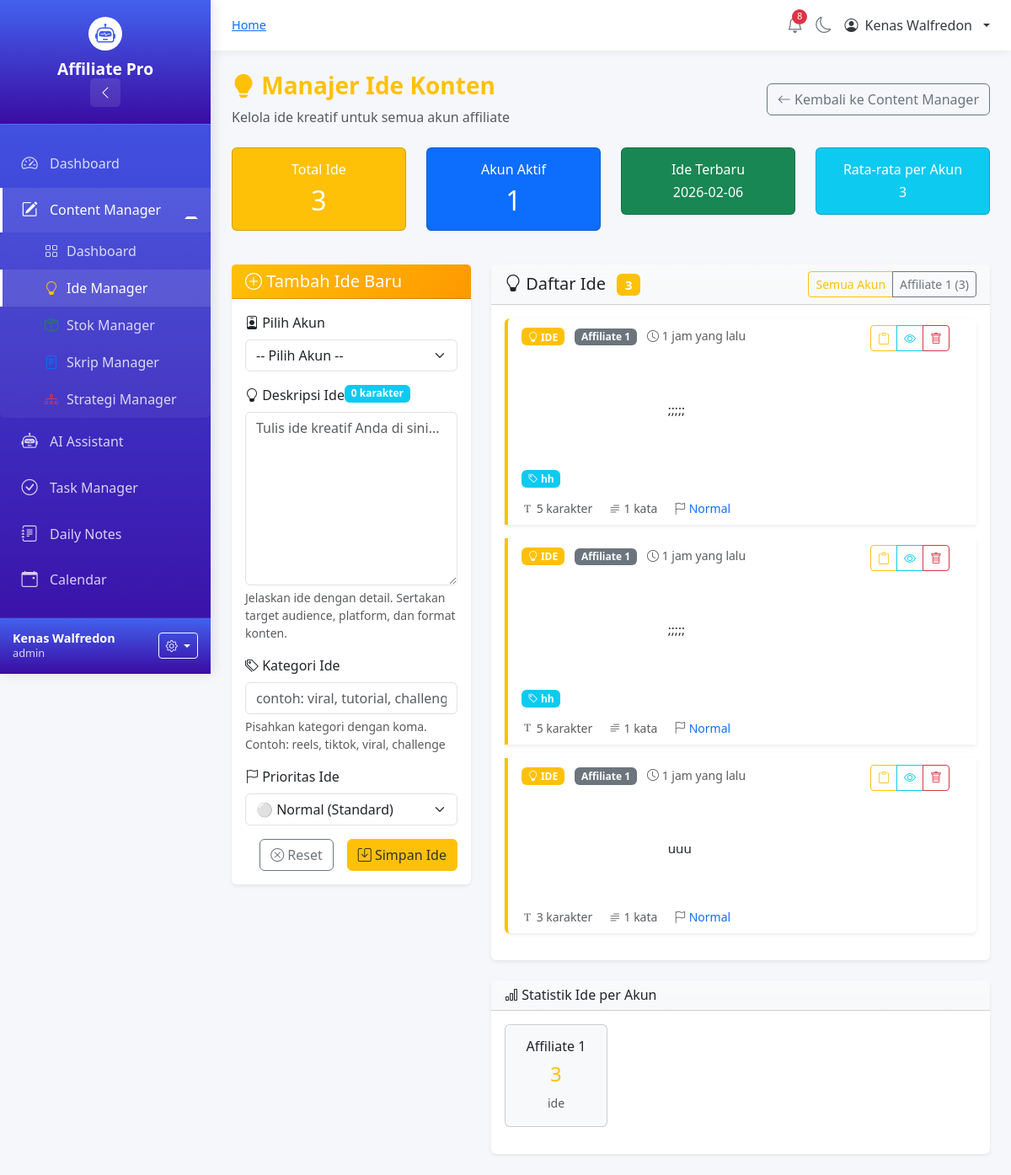
Screenshot of /ide-manager (signed in) with the database file from the repository.
### tables this page shows
CREATE TABLE content (
            id INTEGER PRIMARY KEY AUTOINCREMENT,
            account TEXT NOT NULL,
            category TEXT NOT NULL,
            text TEXT NOT NULL,
            created_at TIMESTAMP DEFAULT CURRENT_TIMESTAMP,
            updated_at TIMESTAMP DEFAULT CURRENT_TIMESTAMP,
            tags TEXT,
            priority TEXT DEFAULT 'normal',
            status TEXT DEFAULT 'active'
        );

### app.py (the view, shortened to what this page needs)
@app.route("/ide-manager", methods=["GET", "POST"])
@login_required
def ide_manager():
    conn = get_db()
    c = conn.cursor()
    c.execute("""
        SELECT id, account, text, created_at, tags, priority
        FROM content
        WHERE category='Ide'
        ORDER BY created_at DESC
    """)
    ide_data = c.fetchall()
    c.execute("""
        SELECT account, COUNT(*) as count
        FROM content
        WHERE category='Ide'
        GROUP BY account
        ORDER BY count DESC
    """)
    ide_counts = c.fetchall()
    conn.close()
    return render_template("ide_manager.html",
                         ide_data=ide_data,
                         ide_counts=ide_counts,
                         accounts=ACCOUNTS)

### templates/ide_manager.html (shortened to what this page needs)
{% extends "base.html" %}
{% block content %}
<div class="ide-manager">
    <div class="row mb-4">
        <div class="col">
            <div class="d-flex justify-content-between align-items-center">
                <div>
                    <h1 class="h3 fw-bold text-warning">
                        <i class="bi bi-lightbulb-fill"></i> Manajer Ide Konten
                    </h1>
                    <p class="text-muted mb-0">Kelola ide kreatif untuk semua akun affiliate</p>
                </div>
                <div>
                    <a href="/content-manager" class="btn btn-outline-secondary">
                        <i class="bi bi-arrow-left"></i> Kembali ke Content Manager
                    </a>
                </div>
            </div>
        </div>
    </div>
    <div class="row mb-4">
        <div class="col-md-3 mb-3">
            <div class="card bg-warning text-white">
                <div class="card-body text-center">
                    <h6 class="card-title">Total Ide</h6>
                    <h2 class="mb-0">{{ ide_data|length }}</h2>
                </div>
            </div>
        </div>
        <div class="col-md-3 mb-3">
            <div class="card bg-primary text-white">
                <div class="card-body text-center">
                    <h6 class="card-title">Akun Aktif</h6>
                    <h2 class="mb-0">{{ ide_counts|length }}</h2>
                </div>
            </div>
        </div>
        <div class="col-md-3 mb-3">
            <div class="card bg-success text-white">
                <div class="card-body text-center">
                    <h6 class="card-title">Ide Terbaru</h6>
                    <h6 class="mb-0">
                        {% if ide_data %}
                            {{ ide_data[0][3][:10] if ide_data[0][3] else '-' }}
                        {% else %}
                            -
                        {% endif %}
                    </h6>
                </div>
            </div>
        </div>
        <div class="col-md-3 mb-3">
            <div class="card bg-info text-white">
                <div class="card-body text-center">
                    <h6 class="card-title">Rata-rata per Akun</h6>
                    <h6 class="mb-0">
                        {% if ide_data|length > 0 and ide_counts|length > 0 %}
                            {{ (ide_data|length / ide_counts|length)|round|int }}
                        {% else %}
                            0
                        {% endif %}
                    </h6>
                </div>
            </div>
        </div>
    </div>
    <div class="row">
        <div class="col-lg-4 mb-4">
            <div class="card shadow-sm border-0 sticky-top" style="top: 20px;">
                <div class="card-header bg-gradient bg-warning text-white">
                    <h5 class="mb-0">
                        <i class="bi bi-plus-circle"></i> Tambah Ide Baru
                    </h5>
                </div>
                <div class="card-body">
                    <form method="POST" action="/add_ide" id="ideForm">
                        <div class="mb-3">
                            <label for="account" class="form-label">
                                <i class="bi bi-person-badge"></i> Pilih Akun
                            </label>
                            <select class="form-select" id="account" name="account" required>
                                <option value="">-- Pilih Akun --</option>
                            </select>
                        </div>
                        <div class="mb-3">
                            <label for="text" class="form-label">
                                <i class="bi bi-lightbulb"></i> Deskripsi Ide
                                <span class="badge bg-info float-end" id="charCount">0 karakter</span>
                            </label>
                            <textarea class="form-control"
                                      id="text"
                                      name="text"
                                      rows="8"
                                      placeholder="Tulis ide kreatif Anda di sini..."
                                      required
                                      oninput="updateCharCount()"></textarea>
                            <div class="form-text">
                                Jelaskan ide dengan detail. Sertakan target audience, platform, dan format konten.
                            </div>
                        </div>
                        <div class="mb-3">
                            <label for="tags" class="form-label">
                                <i class="bi bi-tags"></i> Kategori Ide
                            </label>
                            <input type="text"
                                   class="form-control"
                                   id="tags"
                                   name="tags"
                                   placeholder="contoh: viral, tutorial, challenge, giveaway">
                            <div class="form-text">
                                Pisahkan kategori dengan koma. Contoh: reels, tiktok, viral, challenge
                            </div>
                        </div>
                        <div class="mb-3">
                            <label for="priority" class="form-label">
                                <i class="bi bi-flag"></i> Prioritas Ide
                            </label>
                            <select class="form-select" id="priority" name="priority">
                                <option value="normal" selected>⚪ Normal (Standard)</option>
                            </select>
                        </div>
                        <div class="d-grid gap-2 d-md-flex justify-content-md-end">
                            <button type="reset" class="btn btn-outline-secondary me-2">
                                <i class="bi bi-x-circle"></i> Reset
                            </button>
                            <button type="submit" class="btn btn-warning">
                                <i class="bi bi-save"></i> Simpan Ide
                            </button>
                        </div>
                    </form>
                </div>
            </div>
        </div>
        <div class="col-lg-8">
            <div class="card shadow-sm border-0">
                <div class="card-header bg-gradient bg-light d-flex justify-content-between align-items-center">
                    <h5 class="mb-0">
                        <i class="bi bi-lightbulb"></i> Daftar Ide
                        <span class="badge bg-warning ms-2">{{ ide_data|length }}</span>
                    </h5>
                    <div class="btn-group">
                        <button class="btn btn-sm btn-outline-warning" onclick="filterByAccount('all')">
                            Semua Akun
                        </button>
                        {% for count in ide_counts %}
                        <button class="btn btn-sm btn-outline-secondary" onclick="filterByAccount('{{ count[0] }}')">
                            {{ count[0] }} ({{ count[1] }})
                        </button>
                        {% endfor %}
                    </div>
                </div>
                <div class="card-body">
                    {% if ide_data %}
                    <div class="list-group" id="ideList">
                        {% for item in ide_data %}
                        <div class="list-group-item border-0 mb-3 shadow-sm ide-item"
                             data-account="{{ item[1] }}"
                             data-date="{{ item[3] }}"
                             data-priority="{{ item[5] }}">
                            <div class="d-flex justify-content-between align-items-start">
                                <div class="flex-grow-1 me-3">
                                    <div class="d-flex justify-content-between align-items-start mb-2">
                                        <div>
                                            <span class="badge bg-warning me-2">
                                                <i class="bi bi-lightbulb"></i> IDE
                                            </span>
                                            <span class="badge bg-secondary">
                                                {{ item[1] }}
                                            </span>
                                            <small class="text-muted ms-2">
                                                <i class="bi bi-clock"></i> {{ item[3]|calculate_time_ago }}
                                            </small>
                                        </div>
                                        <div class="btn-group btn-group-sm">
                                            <button class="btn btn-outline-warning btn-sm copy-btn"
                                                    data-content="{{ item[2] }}">
                                                <i class="bi bi-clipboard"></i>
                                            </button>
                                            <button class="btn btn-outline-info btn-sm preview-btn"
                                                    data-content="{{ item[2] }}">
                                                <i class="bi bi-eye"></i>
                                            </button>
                                            <a href="{{ url_for('delete_ide', id=item[0]) }}"
                                               class="btn btn-outline-danger btn-sm"
                                               onclick="return confirm('Hapus ide ini?')">
                                                <i class="bi bi-trash"></i>
                                            </a>
                                        </div>
                                    </div>
                                    <div class="ide-content mb-2">
                                        {% if item[2]|length > 300 %}
                                            <span class="short-text" id="short-{{ item[0] }}">
                                                {{ item[2][:300] }}...
                                                <a href="javascript:void(0)" class="read-more" onclick="toggleReadMore({{ item[0] }})">
                                                    <i class="bi bi-chevron-down"></i> Baca selengkapnya
                                                </a>
                                            </span>
                                            <span class="full-text" id="full-{{ item[0] }}" style="display: none;">
                                                {{ item[2] }}
                                                <a href="javascript:void(0)" class="read-less" onclick="toggleReadLess({{ item[0] }})">
                                                    <i class="bi bi-chevron-up"></i> Sembunyikan
                                                </a>
                                            </span>
                                        {% else %}
                                            {{ item[2] }}
                                        {% endif %}
                                    </div>
                                    {% if item[4] %}
                                    <div class="tags-container mt-2">
                                        {% set tags = item[4].split(',') %}
                                        {% for tag in tags %}
                                            {% if tag.strip() %}
                                            <span class="badge bg-info me-1 mb-1">
                                                <i class="bi bi-tag"></i> {{ tag.strip() }}
                                            </span>
                                            {% endif %}
                                        {% endfor %}
                                    </div>
                                    {% endif %}
                                    <div class="content-stats mt-2">
                                        <small class="text-muted me-3">
                                            <i class="bi bi-fonts"></i> {{ item[2]|length }} karakter
                                        </small>
                                        <small class="text-muted me-3">
                                            <i class="bi bi-text-paragraph"></i>
                                            {% set words = item[2].split() %}
                                            {{ words|length }} kata
                                        </small>
                                        <small class="text-muted">
                                            <i class="bi bi-flag"></i>
                                            {% if item[5] == 'urgent' %}
                                                <span class="text-success">Urgent</span>
                                            {% elif item[5] == 'important' %}
                                                <span class="text-warning">Penting</span>
                                            {% elif item[5] == 'low' %}
                                                <span class="text-secondary">Rendah</span>
                                            {% else %}
                                                <span class="text-primary">Normal</span>
                                            {% endif %}
                                        </small>
                                    </div>
                                </div>
                            </div>
                        </div>
                        {% endfor %}
                    </div>
                    {% else %}
                    <div class="text-center py-5">
                        <i class="bi bi-lightbulb display-1 text-muted"></i>
                        <h5 class="mt-3">Belum ada ide</h5>
                        <p class="text-muted">Mulai tambahkan ide kreatif pertama Anda</p>
                    </div>
                    {% endif %}
                </div>
            </div>
            {% if ide_counts %}
            <div class="card shadow-sm border-0 mt-4">
                <div class="card-header bg-gradient bg-light">
                    <h6 class="mb-0">
                        <i class="bi bi-bar-chart"></i> Statistik Ide per Akun
                    </h6>
                </div>
                <div class="card-body">
                    <div class="row">
                        {% for count in ide_counts %}
                        <div class="col-md-3 mb-3">
                            <div class="card bg-light">
                                <div class="card-body text-center">
                                    <h6 class="card-title text-truncate">{{ count[0] }}</h6>
                                    <h4 class="text-warning">{{ count[1] }}</h4>
                                    <small class="text-muted">ide</small>
                                </div>
                            </div>
                        </div>
                        {% endfor %}
                    </div>
                </div>
            </div>
            {% endif %}
        </div>
    </div>
</div>
{% endblock %}

### rows the page displays
content: created_at "2026-02-06", account "Affiliate 1", id "3", created_at "1 jam yang lalu", text ";;;;;", strip "hh", item "5", words "1", priority "Normal"
content: account "Affiliate 1", created_at "1 jam yang lalu", text ";;;;;", strip "hh", item "5", words "1", priority "Normal"
content: account "Affiliate 1", created_at "1 jam yang lalu", text "uuu", item "3", words "1", priority "Normal"

### other values shown
{{ session.get('username', 'User') }} "Kenas Walfredon"
{{ session.get('user_role', 'User') }} "admin"
{{ ide_data|length }} "3"
{{ ide_counts|length }} "1"
{{ (ide_data|length / ide_counts|length)|round|int }} "3"
